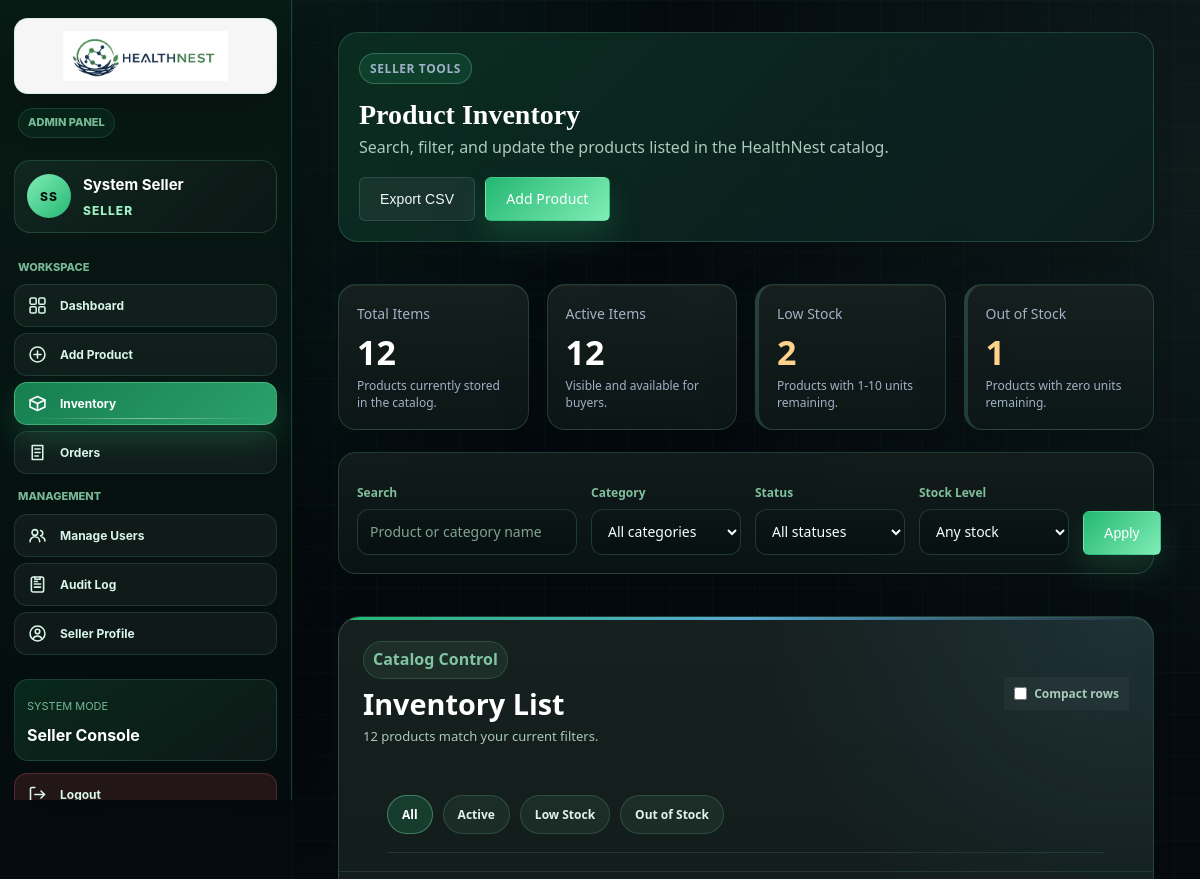
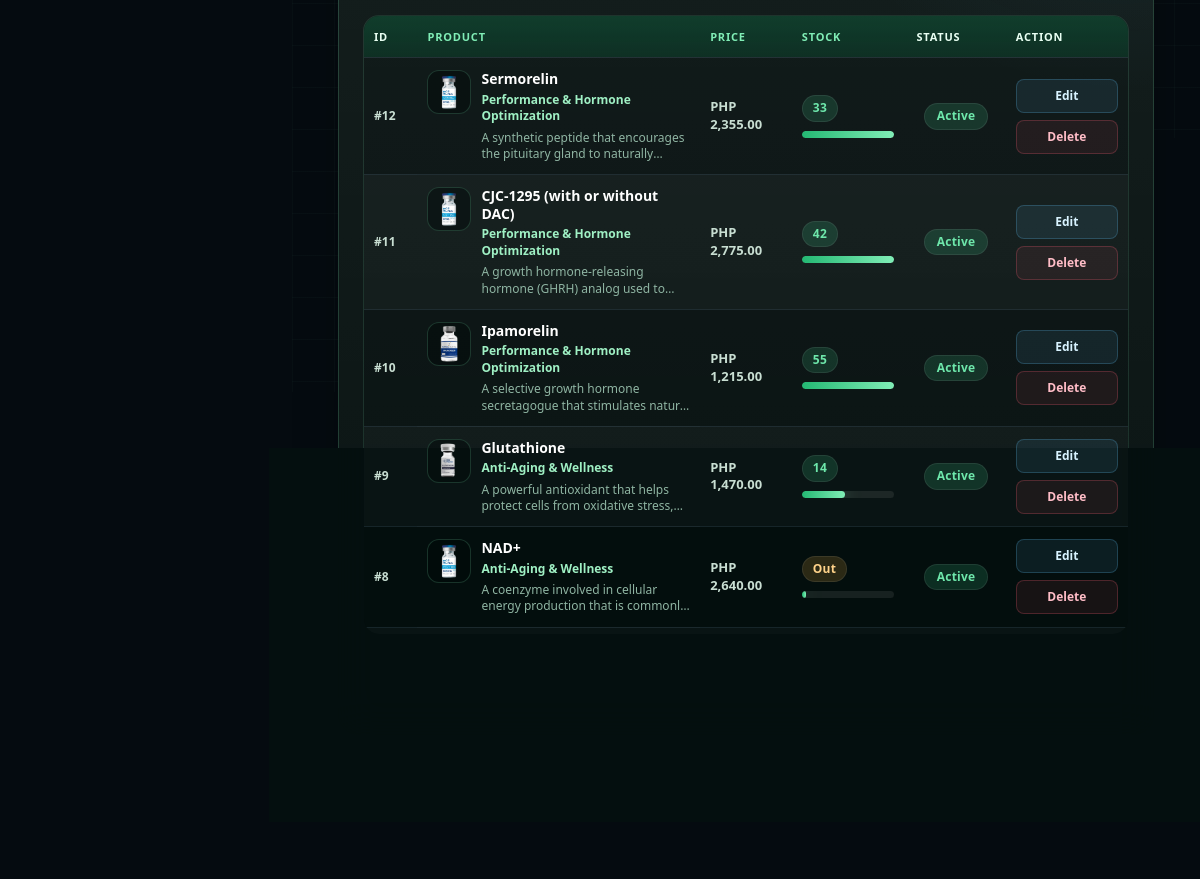
Screenshot of /inventory.php (signed in) with the database file from the repository (2 pictures, top to bottom).
### tables this page shows
CREATE TABLE `tblaccount` (
  `id` int(11) NOT NULL,
  `firstname` varchar(50) DEFAULT NULL,
  `middlename` varchar(50) DEFAULT NULL,
  `lastname` varchar(50) DEFAULT NULL,
  `email` varchar(100) DEFAULT NULL,
  `password` varchar(255) DEFAULT NULL,
  `address` varchar(200) DEFAULT NULL,
  `contact` varchar(20) DEFAULT NULL,
  `birthdate` date DEFAULT NULL,
  `level` varchar(20) DEFAULT NULL,
  `status` varchar(20) DEFAULT NULL,
  `image` varchar(100) DEFAULT NULL,
  `created_at` date DEFAULT NULL
);

CREATE TABLE `products` (
  `product_id` int(5) NOT NULL,
  `category_id` int(5) DEFAULT NULL,
  `product_name` varchar(150) DEFAULT NULL,
  `description` varchar(255) DEFAULT NULL,
  `price` float DEFAULT NULL,
  `stock_quantity` int(11) DEFAULT NULL,
  `image` varchar(150) NOT NULL,
  `status` varchar(20) DEFAULT NULL,
  `created_at` date DEFAULT NULL
);

CREATE TABLE `categories` (
  `category_id` int(5) NOT NULL,
  `category_name` varchar(100) DEFAULT NULL,
  `description` varchar(255) DEFAULT NULL
);

### inventory.php (the view, shortened to what the rows shown need)
<?php
require_once __DIR__ . "/init.php";
$search = trim($_GET["search"] ?? "");
$categoryFilter = filter_input(INPUT_GET, "category", FILTER_VALIDATE_INT) ?: 0;
$statusFilter = strtolower(trim($_GET["status"] ?? ""));
$stockFilter = strtolower(trim($_GET["stock"] ?? ""));
$sort = strtolower(trim($_GET["sort"] ?? "newest"));
$page = max(1, (int) ($_GET["page"] ?? 1));
$perPage = 10;
if (!in_array($statusFilter, ["active", "inactive"], true)) {
    $statusFilter = "";
}
if (!in_array($stockFilter, ["low", "out"], true)) {
    $stockFilter = "";
}
$sortOptions = [
    "newest" => "p.product_id DESC",
    "oldest" => "p.product_id ASC",
    "name_asc" => "p.product_name ASC",
    "name_desc" => "p.product_name DESC",
    "price_asc" => "p.price ASC",
    "price_desc" => "p.price DESC",
    "stock_asc" => "p.stock_quantity ASC",
    "stock_desc" => "p.stock_quantity DESC",
];
$conditions = [];
$params = [];
$types = "";
$whereSql = count($conditions) > 0 ? "WHERE " . implode(" AND ", $conditions) : "";
$countSql = "
    SELECT COUNT(*) AS total
    FROM products p
    LEFT JOIN categories c ON p.category_id = c.category_id
    $whereSql
";
if (count($params) > 0) {
    $countStmt = mysqli_prepare($conn, $countSql);
    mysqli_stmt_bind_param($countStmt, $types, ...$params);
    mysqli_stmt_execute($countStmt);
    $matchingTotal = (int) (mysqli_fetch_assoc(mysqli_stmt_get_result($countStmt))["total"] ?? 0);
} else {
    $matchingTotal = (int) (mysqli_fetch_assoc(mysqli_query($conn, $countSql))["total"] ?? 0);
}
$totalPages = max(1, (int) ceil($matchingTotal / $perPage));
$page = min($page, $totalPages);
$offset = ($page - 1) * $perPage;
$listSql = "
    SELECT p.product_id, p.product_name, p.description, p.price, p.stock_quantity, p.status, p.image, c.category_name
    FROM products p
    LEFT JOIN categories c ON p.category_id = c.category_id
    $whereSql
    ORDER BY {$sortOptions[$sort]}
    LIMIT ? OFFSET ?
";
$listParams = $params;
$listParams[] = $perPage;
$listParams[] = $offset;
$listTypes = $types . "ii";
$stmt = mysqli_prepare($conn, $listSql);
mysqli_stmt_bind_param($stmt, $listTypes, ...$listParams);
mysqli_stmt_execute($stmt);
$result = mysqli_stmt_get_result($stmt);
function inventoryQueryString(array $overrides = [], array $current = []): string
{
    $merged = array_merge($current, $overrides);
    $merged = array_filter($merged, static fn($value) => $value !== "" && $value !== null && $value !== 0);
    return http_build_query($merged);
}
$currentParams = [
    "search" => $search,
    "category" => $categoryFilter ?: "",
    "status" => $statusFilter,
    "stock" => $stockFilter,
    "sort" => $sort,
];
function sortLink(string $ascKey, string $descKey, string $currentSort, array $currentParams, string $label): string
{
    $nextSort = $currentSort === $ascKey ? $descKey : $ascKey;
    $isActive = in_array($currentSort, [$ascKey, $descKey], true);
    $arrow = $currentSort === $descKey ? "&darr;" : "&uarr;";
    $qs = inventoryQueryString(["sort" => $nextSort, "page" => 1], $currentParams);
    $activeClass = $isActive ? "active" : "";
    return "<th class=\"sortable-th $activeClass\"><a href=\"inventory.php?$qs\">$label" . ($isActive ? " <span class=\"arrow\">$arrow</span>" : "") . "</a></th>";
}
require __DIR__ . "/header.php";
?>
<main class="page-main">
    <div class="seller-page-header">
        <div>
            <h2>Product Inventory</h2>
        </div>
    </div>
    <div class="table-card inventory-list-card">
        <div class="catalog-table-frame">
        <div class="table-wrap">
            <table class="inventory-table" border="1" cellpadding="8" cellspacing="0">
                <thead>
                    <tr>
                        <th>ID</th>
                        <?php echo sortLink("name_asc", "name_desc", $sort, $currentParams, "Product"); ?>
                        <?php echo sortLink("price_asc", "price_desc", $sort, $currentParams, "Price"); ?>
                        <?php echo sortLink("stock_asc", "stock_desc", $sort, $currentParams, "Stock"); ?>
                        <th>Status</th>
                        <th>Action</th>
                    </tr>
                </thead>
                <tbody>
                <?php if ($result && mysqli_num_rows($result) > 0): ?>
                    <?php while ($row = mysqli_fetch_assoc($result)): ?>
                        <?php
                        $qty = (int) $row["stock_quantity"];
                        $stockClass = $qty <= 10 ? "stock-low" : "stock-ok";
                        $stockPercent = max(4, min(100, round(($qty / 30) * 100)));
                        $imgSrc = trim((string) ($row["image"] ?? ""));
                        ?>
                        <tr class="inventory-row" data-table-row data-status="<?php echo e(strtolower($row["status"])); ?>" data-stock="<?php echo $qty === 0 ? "out" : ($qty <= 10 ? "low" : "ok"); ?>">
                            <td class="id-cell">#<?php echo (int) $row["product_id"]; ?></td>
                            <td>
                                <div class="product-cell">
                                    <?php if ($imgSrc !== "" && $imgSrc !== "placeholder.jpg"): ?>
                                        <div class="product-thumb-wrap">
                                            <img src="images/products/<?php echo e(basename($imgSrc)); ?>" alt="" onerror="this.parentElement.style.display='none';">
                                        </div>
                                    <?php endif; ?>
                                    <div class="product-cell-copy">
                                        <strong><?php echo e($row["product_name"]); ?></strong>
                                        <span><?php echo e($row["category_name"] ?? "Uncategorized"); ?></span>
                                        <em><?php echo e($row["description"] ?: "No description"); ?></em>
                                    </div>
                                </div>
                            </td>
                            <td class="price-cell"><?php echo formatPrice($row["price"]); ?></td>
                            <td class="stock-cell">
                                <span class="stock-badge <?php echo $stockClass; ?>"><?php echo $qty === 0 ? "Out" : $qty; ?></span>
                                <div class="mini-meter <?php echo $qty <= 10 ? "risk" : ""; ?>"><i style="width: <?php echo $stockPercent; ?>%;"></i></div>
                            </td>
                            <td class="inventory-status-cell"><span class="status <?php echo e(strtolower($row["status"])); ?>"><?php echo e(ucfirst($row["status"])); ?></span></td>
                            <td class="table-action-cell">
                                <div class="inventory-action-group">
                                    <a class="inventory-action edit-action" href="editproduct.php?id=<?php echo (int) $row["product_id"]; ?>">Edit</a>
                                    <a class="inventory-action delete-action" href="deleteproduct.php?id=<?php echo (int) $row["product_id"]; ?>">Delete</a>
                                </div>
                            </td>
                        </tr>
                    <?php endwhile; ?>
                <?php endif; ?>
                </tbody>
            </table>
        </div>
        </div>
    </div>
</main>
<?php require __DIR__ . "/footer.php"; ?>

### header.php (shortened to what the rows shown need)
<?php
require_once __DIR__ . "/init.php";
$user = isLoggedIn() ? currentUser($conn) : null;
$currentPage = basename($_SERVER["PHP_SELF"]);
$bodyClass = "page-" . str_replace(".php", "", $currentPage);
if ($user) {
    $bodyClass .= isAdmin() ? " seller-page has-sidebar" : " buyer-page";
}
$useSellerShell = $user && isAdmin();
$sidebarInitials = "S";
if ($useSellerShell) {
    $nameParts = preg_split('/\s+/', trim(accountFullName($user)));
    $nameParts = array_values(array_filter($nameParts));
    if (!empty($nameParts)) {
        $sidebarInitials = strtoupper(substr($nameParts[0], 0, 1));
        if (count($nameParts) > 1) {
            $sidebarInitials .= strtoupper(substr($nameParts[count($nameParts) - 1], 0, 1));
        }
    }
}
?>
<!DOCTYPE html>
<html lang="en">
<head>
    <link rel="stylesheet" href="asset/style.css?v=<?php echo filemtime(__DIR__ . "/asset/style.css"); ?>">
</head>
<body class="<?php echo e($bodyClass); ?>">
    <?php if ($useSellerShell): ?>
        <div class="app-shell">
            <aside class="sidebar">
                <div class="sidebar-top">
                    <a class="sidebar-brand" href="seller_dashboard.php">
                        <img src="asset/healthnest-logo.png" alt="HealthNest logo">
                    </a>
                    <span class="sidebar-kicker">Admin Panel</span>
                </div>
                <div class="sidebar-user">
                    <span class="sidebar-avatar"><?php echo e($sidebarInitials); ?></span>
                    <div class="sidebar-user-meta">
                        <strong><?php echo e(accountFullName($user)); ?></strong>
                        <span><?php echo e(accountLevelLabel($user["level"])); ?></span>
                    </div>
                </div>
                <nav class="sidebar-nav">
                        <span class="sidebar-section-label">Workspace</span>
                        <a class="<?php echo $currentPage === "seller_dashboard.php" ? "active" : ""; ?>" href="seller_dashboard.php">
                            <span class="nav-icon"></span>
                            <span class="nav-label">Dashboard</span>
                        </a>
                        <a class="<?php echo $currentPage === "addproduct.php" ? "active" : ""; ?>" href="addproduct.php">
                            <span class="nav-icon"><svg viewBox="0 0 24 24" fill="none" stroke="currentColor" stroke-width="1.8" stroke-linecap="round" stroke-linejoin="round"><circle cx="12" cy="12" r="8.5"></circle><path d="M12 8v8M8 12h8"></path></svg></span>
                            <span class="nav-label">Add Product</span>
                        </a>
                        <a class="<?php echo $currentPage === "inventory.php" ? "active" : ""; ?>" href="inventory.php">
                            <span class="nav-icon"><svg viewBox="0 0 24 24" fill="none" stroke="currentColor" stroke-width="1.8" stroke-linecap="round" stroke-linejoin="round"><path d="M3.5 8 12 4l8.5 4-8.5 4-8.5-4Z"></path><path d="M3.5 8v8L12 20l8.5-4V8"></path><path d="M12 12v8"></path></svg></span>
                            <span class="nav-label">Inventory</span>
                        </a>
                        <a class="<?php echo $currentPage === "seller_orders.php" ? "active" : ""; ?>" href="seller_orders.php">
                            <span class="nav-icon"><svg viewBox="0 0 24 24" fill="none" stroke="currentColor" stroke-width="1.8" stroke-linecap="round" stroke-linejoin="round"><path d="M6 4h12v16H6z"></path><path d="M9 8h6M9 12h6M9 16h4"></path></svg></span>
                            <span class="nav-label">Orders</span>
                        </a>
                        <span class="sidebar-section-label">Management</span>
                        <a class="<?php echo $currentPage === "manageusers.php" ? "active" : ""; ?>" href="manageusers.php">
                            <span class="nav-icon"></span>
                            <span class="nav-label">Manage Users</span>
                        </a>
                        <a class="<?php echo $currentPage === "auditlog.php" ? "active" : ""; ?>" href="auditlog.php">
                            <span class="nav-icon"><svg viewBox="0 0 24 24" fill="none" stroke="currentColor" stroke-width="1.8" stroke-linecap="round" stroke-linejoin="round"><rect x="5" y="3.5" width="14" height="17" rx="2"></rect><path d="M9 3.5v2.5h6V3.5"></path><path d="M8.5 11.5h7M8.5 15h7M8.5 8.5h3.5"></path></svg></span>
                            <span class="nav-label">Audit Log</span>
                        </a>
                        <a class="<?php echo $currentPage === "profile.php" ? "active" : ""; ?>" href="profile.php">
                            <span class="nav-icon"><svg viewBox="0 0 24 24" fill="none" stroke="currentColor" stroke-width="1.8" stroke-linecap="round" stroke-linejoin="round"><circle cx="12" cy="12" r="8.5"></circle><circle cx="12" cy="9.8" r="2.6"></circle><path d="M6.8 18.2c.9-2.1 2.9-3.4 5.2-3.4s4.3 1.3 5.2 3.4"></path></svg></span>
                            <span class="nav-label">Seller Profile</span>
                        </a>
                </nav>
                <div class="sidebar-footer">
                    <div class="sidebar-status-card">
                        <span>System Mode</span>
                        <strong>Seller Console</strong>
                    </div>
                    <a class="sidebar-logout" href="logout.php">
                        <span class="nav-icon"><svg viewBox="0 0 24 24" fill="none" stroke="currentColor" stroke-width="1.8" stroke-linecap="round" stroke-linejoin="round"><path d="M9 20H5.5A1.5 1.5 0 0 1 4 18.5v-13A1.5 1.5 0 0 1 5.5 4H9"></path><path d="M16 16l4-4-4-4"></path><path d="M20 12H9"></path></svg></span>
                        <span class="nav-label">Logout</span>
                    </a>
                </div>
            </aside>
            <div class="app-content">
    <?php endif; ?>

### rows the page displays
tblaccount: sidebarInitials "SS", level "SELLER"
products: product_id "12", image (picture), product_name "Sermorelin", category.category_name "Performance & Hormone Optimization", description "A synthetic peptide that encourages the pituitary gland to…", price "PHP 2,355.00", stock_quantity "33", status "Active"
products: product_id "11", image (picture), product_name "CJC-1295 (with or without DAC)", category.category_name "Performance & Hormone Optimization", description "A growth hormone-releasing hormone (GHRH) analog used…", price "PHP 2,775.00", stock_quantity "42", status "Active"
products: product_id "10", image (picture), product_name "Ipamorelin", category.category_name "Performance & Hormone Optimization", description "A selective growth hormone secretagogue that stimulates…", price "PHP 1,215.00", stock_quantity "55", status "Active"
products: product_id "9", image (picture), product_name "Glutathione", category.category_name "Anti-Aging & Wellness", description "A powerful antioxidant that helps protect cells from oxidative…", price "PHP 1,470.00", stock_quantity "14", status "Active"
products: product_id "8", image (picture), product_name "NAD+", category.category_name "Anti-Aging & Wellness", description "A coenzyme involved in cellular energy production that is…", price "PHP 2,640.00", stock_quantity "Out", status "Active"

### other values shown
accountFullName($user) "System Seller"
$totalItems "12"
$activeItems "12"
$lowStockItems "2"
$outOfStockItems "1"
$matchingTotal "12"
$label "PRODUCT PRICE STOCK"
